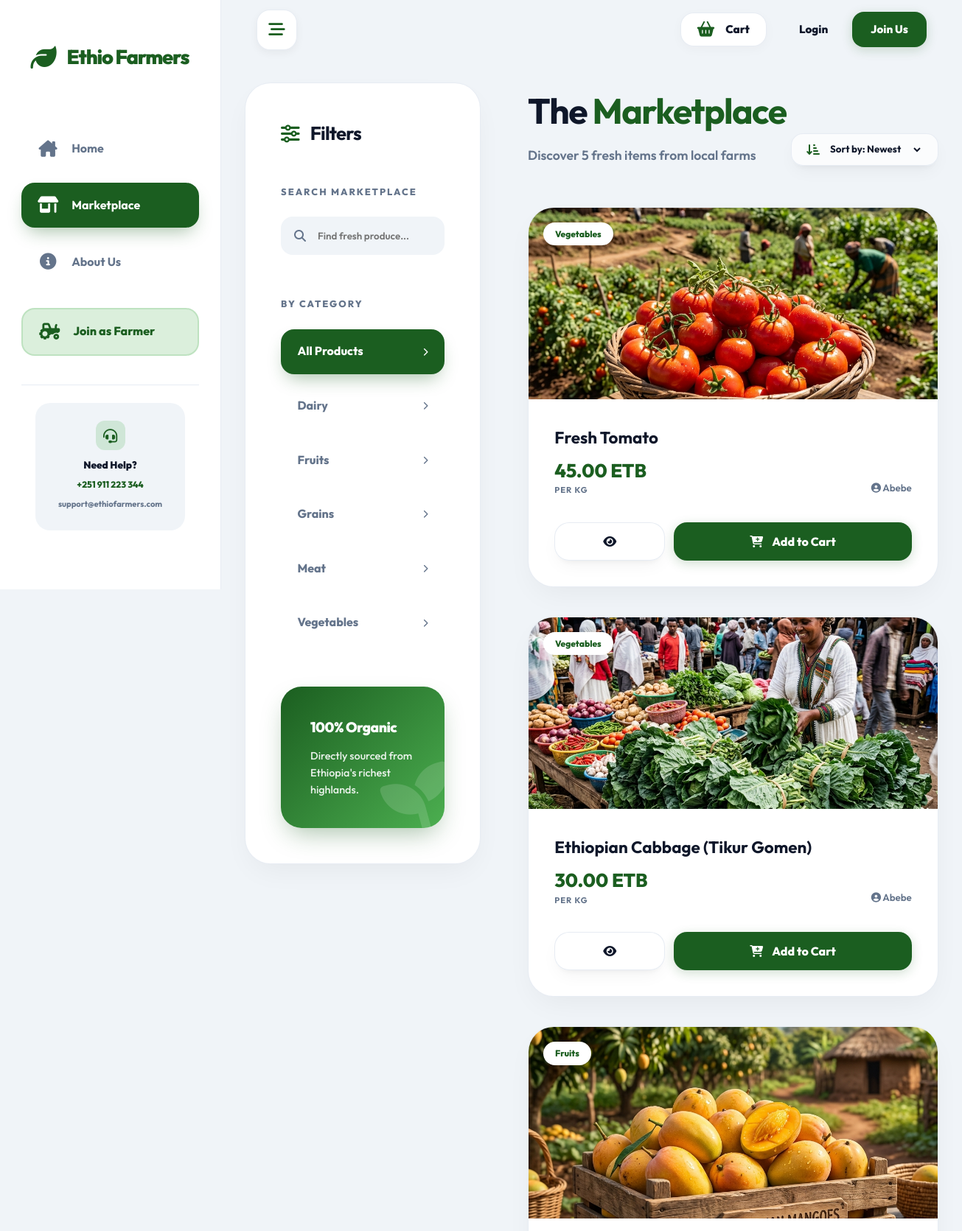
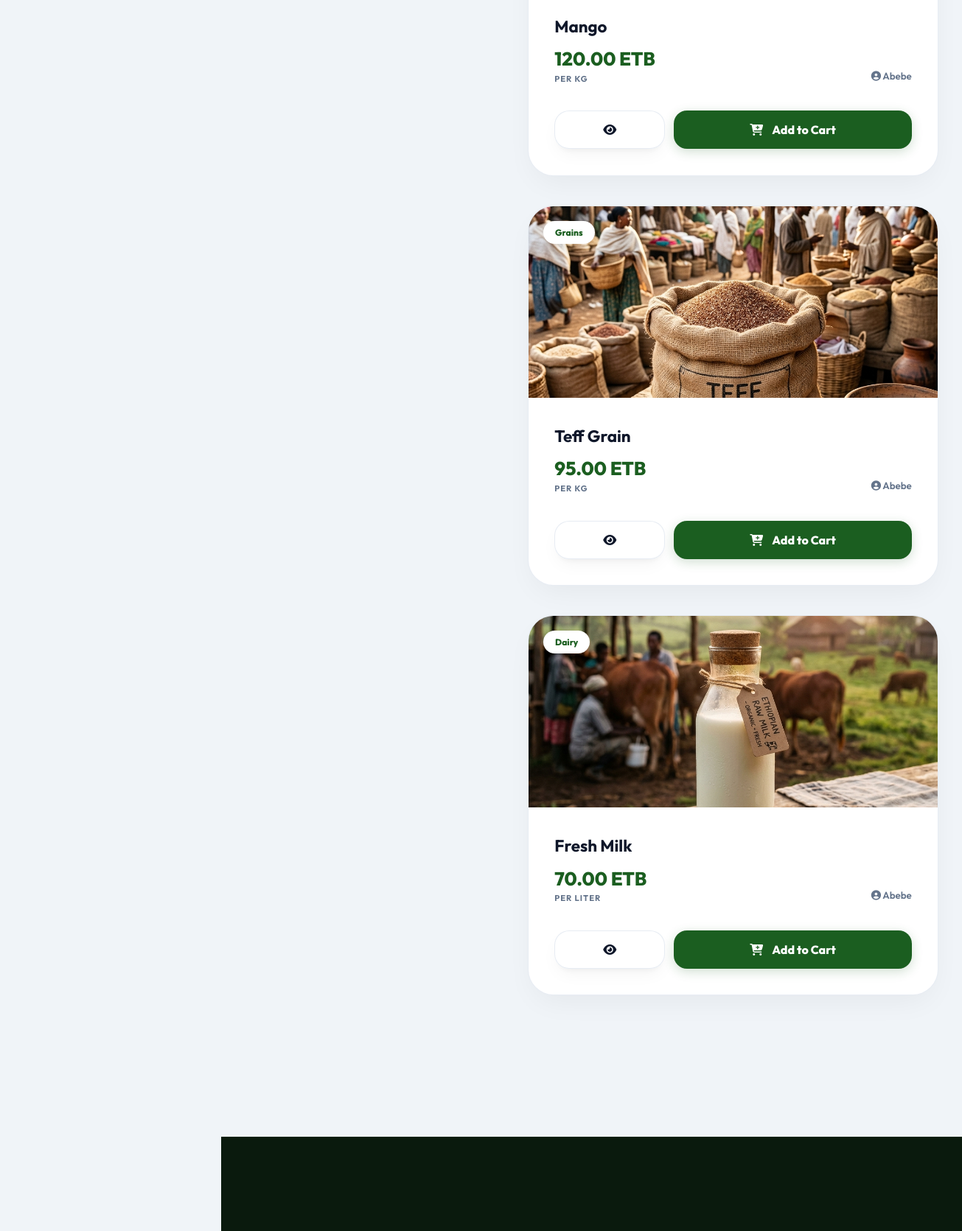
/products.php (upper part), run on the app's committed database (2 pictures, top to bottom).
### tables this page shows
CREATE TABLE IF NOT EXISTS categories (
    id INT AUTO_INCREMENT PRIMARY KEY,
    name VARCHAR(50) UNIQUE NOT NULL
);

CREATE TABLE IF NOT EXISTS products (
    id INT AUTO_INCREMENT PRIMARY KEY,
    farmer_id INT NOT NULL,
    category_id INT NOT NULL,
    name VARCHAR(100) NOT NULL,
    price DECIMAL(10,2) NOT NULL,
    stock_quantity INT NOT NULL DEFAULT 0,
    unit VARCHAR(20) DEFAULT 'kg',
    description TEXT,
    image_url VARCHAR(255),
    status ENUM('active','out_of_stock') DEFAULT 'active',
    created_at TIMESTAMP DEFAULT CURRENT_TIMESTAMP,
    FOREIGN KEY (farmer_id) REFERENCES users(id) ON DELETE CASCADE,
    FOREIGN KEY (category_id) REFERENCES categories(id)
);

CREATE TABLE IF NOT EXISTS users (
    id INT AUTO_INCREMENT PRIMARY KEY,
    username VARCHAR(50) UNIQUE,
    full_name VARCHAR(100) NOT NULL,
    email VARCHAR(100) UNIQUE NOT NULL,
    phone VARCHAR(20),
    password_hash VARCHAR(255) NOT NULL,
    role ENUM('customer','farmer','admin') DEFAULT 'customer',
    address TEXT,
    created_at TIMESTAMP DEFAULT CURRENT_TIMESTAMP
);

### includes/functions.php (called while the page is built, shortened)
<?php
function formatCurrency(float|int $amount): string
{
    return number_format($amount, 2) . " ETB";
}
function url(string $path): string {
    $base = str_replace('\\', '/', dirname($_SERVER['SCRIPT_NAME'] ?? ''));
    return rtrim($base, '/') . '/' . ltrim($path, '/');
}

### public/products.php (the view, shortened to what this page needs)
<?php
require_once __DIR__ . '/../config/database.php';
require_once __DIR__ . '/../includes/functions.php';
$category_filter = isset($_GET['category']) ? (int)$_GET['category'] : null;
$search_query = isset($_GET['search']) ? sanitize($_GET['search']) : '';
$sort_order = isset($_GET['sort']) ? sanitize($_GET['sort']) : 'newest';
$query = "SELECT p.*, c.name as category_name, u.full_name as farmer_name
          FROM products p
          JOIN categories c ON p.category_id = c.id
          JOIN users u ON p.farmer_id = u.id
          WHERE p.status = 'active'";
$params = [];
switch ($sort_order) {
    case 'newest':
    default:
        $query .= " ORDER BY p.created_at DESC";
        break;
}
$stmt = $pdo->prepare($query);
$stmt->execute($params);
$products = $stmt->fetchAll();
$categories = $pdo->query("SELECT * FROM categories")->fetchAll();
require_once __DIR__ . '/../includes/header.php';
?>
<div style="display: grid; grid-template-columns: 320px 1fr; gap: 4rem; align-items: start;" class="animate-fade-up">
    <aside class="premium-card" style="padding: 3rem; position: sticky; top: 110px; border-radius: 35px;">
        <h3 style="margin-bottom: 3rem; font-size: 1.6rem; letter-spacing: -0.8px; display: flex; align-items: center; gap: 15px;">
            <i class="fas fa-sliders" style="color: var(--primary);"></i> Filters
        </h3>
        <div style="margin-bottom: 3.5rem;">
            <h4 style="font-size: 0.8rem; text-transform: uppercase; letter-spacing: 2px; color: var(--text-muted); margin-bottom: 1.5rem; font-weight: 800;">Search Marketplace</h4>
            <form method="GET" action="<?php echo url('public/products.php'); ?>" style="position: relative;">
                <i class="fas fa-search" style="position: absolute; left: 18px; top: 50%; transform: translateY(-50%); color: var(--text-muted);"></i>
                <input type="text" name="search" placeholder="Find fresh produce..." value="<?php echo htmlspecialchars($search_query); ?>"
                       style="width: 100%; padding: 1rem 1rem 1rem 3rem; border-radius: 16px; border: 2px solid var(--bg-main); background: var(--bg-main); font-family: inherit; font-weight: 600; outline: none; transition: var(--transition);"
                       onfocus="this.style.borderColor='var(--primary-glow)'; this.style.background='white'">
            </form>
        </div>
        <div style="margin-bottom: 3.5rem;">
            <h4 style="font-size: 0.8rem; text-transform: uppercase; letter-spacing: 2px; color: var(--text-muted); margin-bottom: 1.5rem; font-weight: 800;">By Category</h4>
            <ul style="list-style: none; padding: 0;">
                <li style="margin-bottom: 0.8rem;">
                    <a href="<?php echo url('public/products.php' . ($search_query ? '?search='.urlencode($search_query) : '')); ?>" class="<?php echo !$category_filter ? 'active' : ''; ?>" style="display: flex; justify-content: space-between; align-items: center; padding: 1.1rem 1.4rem; border-radius: 18px; font-weight: 750; text-decoration: none; color: <?php echo !$category_filter ? 'var(--white)' : 'var(--text-muted)'; ?>; background: <?php echo !$category_filter ? 'var(--primary)' : 'transparent'; ?>; transition: var(--transition); box-shadow: <?php echo !$category_filter ? '0 12px 24px -8px rgba(27, 94, 32, 0.4)' : 'none'; ?>;">
                        <span>All Products</span>
                        <i class="fas fa-chevron-right" style="font-size: 0.7rem;"></i>
                    </a>
                </li>
                <?php foreach ($categories as $cat): ?>
                    <li style="margin-bottom: 0.8rem;">
                        <a href="<?php echo url('public/products.php?category=' . $cat['id'] . ($search_query ? '&search='.urlencode($search_query) : '')); ?>"
                           style="display: flex; justify-content: space-between; align-items: center; padding: 1.1rem 1.4rem; border-radius: 18px; font-weight: 750; text-decoration: none; color: <?php echo $category_filter == $cat['id'] ? 'var(--white)' : 'var(--text-muted)'; ?>; background: <?php echo $category_filter == $cat['id'] ? 'var(--primary)' : 'transparent'; ?>; transition: var(--transition); box-shadow: <?php echo $category_filter == $cat['id'] ? '0 12px 24px -8px rgba(27, 94, 32, 0.4)' : 'none'; ?>;"
                           onmouseover="if(this.style.background==='transparent')this.style.background='var(--bg-main)'" onmouseout="if(this.style.background==='var(--bg-main)')this.style.background='transparent'">
                            <span><?php echo htmlspecialchars($cat['name']); ?></span>
                            <i class="fas fa-chevron-right" style="font-size: 0.7rem;"></i>
                        </a>
                    </li>
                <?php endforeach; ?>
            </ul>
        </div>
        <div style="padding: 2.5rem; border-radius: 28px; background: linear-gradient(135deg, var(--primary), var(--primary-light)); color: white; position: relative; overflow: hidden; box-shadow: 0 15px 35px -10px rgba(27, 94, 32, 0.4);">
            <i class="fas fa-seedling" style="position: absolute; right: -15px; bottom: -15px; font-size: 6rem; opacity: 0.15; transform: rotate(-15deg);"></i>
            <h4 style="margin-bottom: 0.8rem; font-weight: 850; font-size: 1.2rem; letter-spacing: -0.5px;">100% Organic</h4>
            <p style="font-size: 0.9rem; opacity: 0.9; line-height: 1.6; font-weight: 500;">Directly sourced from Ethiopia's richest highlands.</p>
        </div>
    </aside>
    <main>
        <div style="display: flex; justify-content: space-between; align-items: flex-end; margin-bottom: 3.5rem;">
            <div>
                <h1 style="font-size: 3rem; letter-spacing: -1.5px; margin-bottom: 0.5rem;">The <span style="color: var(--primary);">Marketplace</span></h1>
                <p style="color: var(--text-muted); font-weight: 600; font-size: 1.1rem;">Discover <?php echo count($products); ?> fresh items from local farms</p>
            </div>
            <div style="display: flex; gap: 1rem;">
                <div class="glass" style="display: flex; align-items: center; gap: 10px; padding: 12px 20px; border-radius: 16px; border: 1px solid var(--border-light);">
                    <i class="fas fa-arrow-down-short-wide" style="color: var(--primary);"></i>
                    <select onchange="location.href='<?php echo url('public/products.php?'.($category_filter?'category='.$category_filter.'&':'').($search_query?'search='.urlencode($search_query).'&':'')); ?>sort=' + this.value"
                            style="border: none; background: transparent; font-family: inherit; font-weight: 700; color: var(--text-main); outline: none; cursor: pointer;">
                        <option value="newest" <?php echo $sort_order == 'newest' ? 'selected' : ''; ?>>Sort by: Newest</option>
                    </select>
                </div>
            </div>
        </div>
        <?php if (empty($products)): ?>
            <div class="premium-card" style="text-align: center; padding: 8rem 2rem;">
                <div style="font-size: 5rem; color: var(--text-muted); margin-bottom: 2rem;" class="floating">
                    <i class="fas fa-magnifying-glass-chart"></i>
                </div>
                <h2 style="font-size: 2rem; margin-bottom: 1rem;">No products found</h2>
                <p style="color: var(--text-muted); font-size: 1.1rem; max-width: 400px; margin: 0 auto 2.5rem;">We couldn't find any produce matching your current filters.</p>
                <a href="<?php echo url('public/products.php'); ?>" class="btn btn-primary" style="padding: 1.2rem 3rem;">Clear All Filters</a>
            </div>
        <?php else: ?>
            <div class="product-grid" style="display: grid; grid-template-columns: repeat(auto-fill, minmax(300px, 1fr)); gap: 2.5rem; padding: 0;">
                <?php foreach ($products as $p): ?>
                    <div class="premium-card" style="padding: 0; overflow: hidden; border-radius: 35px; transition: var(--transition);">
                        <div style="position: relative; overflow: hidden; height: 260px;">
                            <img src="<?php echo htmlspecialchars($p['image_url'] ?: 'https://images.unsplash.com/photo-1592924357228-91a4daadcfea?w=600'); ?>"
                                 style="width: 100%; height: 100%; object-fit: cover; transition: var(--transition);"
                                 onmouseover="this.style.transform='scale(1.15)'" onmouseout="this.style.transform='scale(1)'">
                            <span style="position: absolute; top: 20px; left: 20px; background: var(--white); color: var(--primary); padding: 6px 16px; border-radius: 50px; font-size: 0.75rem; font-weight: 800; box-shadow: var(--shadow-soft);">
                                <?php echo htmlspecialchars($p['category_name']); ?>
                            </span>
                        </div>
                        <div style="padding: 2.2rem;">
                            <h3 style="font-size: 1.4rem; margin-bottom: 0.8rem; white-space: nowrap; overflow: hidden; text-overflow: ellipsis;"><?php echo htmlspecialchars($p['name']); ?></h3>
                            <div style="display: flex; justify-content: space-between; align-items: flex-end; margin-bottom: 2rem;">
                                <div>
                                    <div style="font-size: 1.6rem; font-weight: 800; color: var(--primary); line-height: 1;"><?php echo formatCurrency($p['price']); ?></div>
                                    <small style="color: var(--text-muted); font-weight: 700; text-transform: uppercase; font-size: 0.7rem; letter-spacing: 1px;">Per <?php echo htmlspecialchars($p['unit']); ?></small>
                                </div>
                                <div style="text-align: right;">
                                    <small style="color: var(--text-muted); font-weight: 600; display: block; margin-bottom: 4px;"><i class="fas fa-user-circle"></i> <?php echo explode(' ', $p['farmer_name'])[0]; ?></small>
                                </div>
                            </div>
                            <div style="display: flex; gap: 12px;">
                                <a href="<?php echo url('public/product-details.php?id=' . $p['id']); ?>" class="btn glass" style="flex: 1; padding: 1rem; border: 1.5px solid var(--border-light);"><i class="fas fa-eye"></i></a>
                                <button class="btn btn-primary add-to-cart" data-id="<?php echo $p['id']; ?>" style="flex: 2.5; padding: 1rem; font-size: 1rem; border-radius: 18px;">
                                    <i class="fas fa-cart-plus"></i> Add to Cart
                                </button>
                            </div>
                        </div>
                    </div>
                <?php endforeach; ?>
            </div>
        <?php endif; ?>
    </main>
</div>
<?php require_once __DIR__ . '/../includes/footer.php'; ?>

### assets/css/style.css (style rules this page uses)
:root { --primary: #1b5e20; --primary-light: #4caf50; --primary-glow: rgba(76, 175, 80, 0.2); --secondary: #fbc02d; --accent: #d32f2f; --bg-main: #f0f4f8; --white: #ffffff; --text-main: #0f172a; --text-muted: #64748b; --border-light: rgba(226, 232, 240, 0.8); --glass-white: rgba(255, 255, 255, 0.7); --glass-border: rgba(255, 255, 255, 0.5); --shadow-soft: 0 10px 25px -5px rgba(0, 0, 0, 0.05), 0 8px 10px -6px rgba(0, 0, 0, 0.05); --shadow-premium: 0 20px 50px rgba(0, 0, 0, 0.1); --sidebar-width: 300px; --sidebar-collapsed: 100px; --radius-lg: 24px; --radius-md: 16px; --transition: all 0.5s cubic-bezier(0.16, 1, 0.3, 1); }
* { margin: 0; padding: 0; box-sizing: border-box; }
body { font-family: 'Outfit', sans-serif; background-color: var(--bg-main); color: var(--text-main); line-height: 1.6; overflow-x: hidden; -webkit-font-smoothing: antialiased; }
ul { list-style: none; }
a { text-decoration: none; color: inherit; }
.animate-fade-up { animation: fadeInUp 0.8s ease forwards; }
.glass { background: var(--glass-white); -webkit-backdrop-filter: blur(15px); backdrop-filter: blur(15px); border: 1px solid var(--glass-border); box-shadow: var(--shadow-soft); }
.btn { display: inline-flex; align-items: center; justify-content: center; gap: 12px; padding: 1.2rem 2.5rem; border-radius: 20px; font-weight: 800; cursor: pointer; border: none; transition: var(--transition); font-family: inherit; font-size: 1rem; text-decoration: none; }
.btn-primary { background: var(--primary); color: var(--white); box-shadow: 0 4px 15px rgba(27, 94, 32, 0.2); }
.premium-card { background: var(--white); border-radius: 35px; padding: 3.5rem; box-shadow: 0 15px 40px -10px rgba(0,0,0,0.06); border: 1px solid var(--border-light); transition: var(--transition); }

### data on the page
categories: name "Dairy"
categories: name "Fruits"
categories: name "Grains"
categories: name "Meat"
categories: name "Vegetables"
products: image_url (picture), category.name "Vegetables", name "Fresh Tomato", price "45.00 ETB", unit "KG", farmer.full_name "Abebe"
products: image_url (picture), category.name "Vegetables", name "Ethiopian Cabbage (Tikur Gomen)", price "30.00 ETB", unit "KG", farmer.full_name "Abebe"
products: image_url (picture), category.name "Fruits", name "Mango", price "120.00 ETB", unit "KG", farmer.full_name "Abebe"
products: image_url (picture), category.name "Grains", name "Teff Grain", price "95.00 ETB", unit "KG", farmer.full_name "Abebe"
products: image_url (picture), category.name "Dairy", name "Fresh Milk", price "70.00 ETB", unit "LITER", farmer.full_name "Abebe"

### other printed values
count($products) "5"
